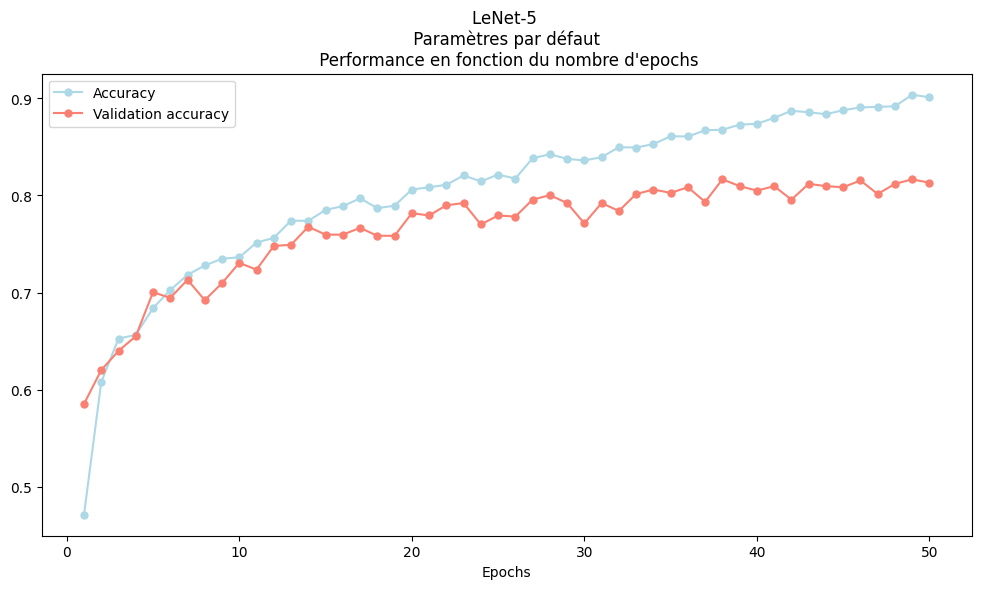
#> input picture streamlit_app/images/LeNet-5_benchmark_epochs.png, 981 x 589 px, found by its file name; its folder holds only this picture in this run
$ jupyter execute --allow-errors PJ_radio_Dataviz.ipynb   (shell and % lines are left out)
#> lines starting #> are read from the running program, lines starting #| are printed output that depends on the picture
[cell 1]
import pandas as pd
import numpy as np

import seaborn as sns
import matplotlib.pyplot as plt
import plotly.express as px
import plotly.subplots as sp

from urllib.parse import urlparse

import opendatasets as od
import os

import cv2
from skimage import exposure

[cell 2]
od.download("https://www.kaggle.com/datasets/tawsifurrahman/covid19-radiography-database")
#> (this line was passed over: opendatasets is not available in this run)

#> (a cell that did not finish here is left out)

#> (a cell that did not finish here is left out)

#> (a cell that did not finish here is left out)

#> (a cell that did not finish here is left out)

[cell 7]
#PJ - extraction du nom des sites internet d'où provienne les radio d'après les metadata

#fonction pour récupérer le nom de domaine // utilisation de la librairie urllib
def extract_domain(url):
    parsed_url = urlparse(url)
    return parsed_url.netloc

#application de la fonction au df des metadata
#> (the rest of this cell did not finish here and is left out)

#> (a cell that did not finish here is left out)

[cell 9]
#PJ - Chemin des dossiers contenant les images
dossiers = [r"/content/covid19-radiography-database/COVID-19_Radiography_Dataset/Normal/images",
            r"/content/covid19-radiography-database/COVID-19_Radiography_Dataset/Viral Pneumonia/images",
            r"/content/covid19-radiography-database/COVID-19_Radiography_Dataset/Lung_Opacity/images",
            r"/content/covid19-radiography-database/COVID-19_Radiography_Dataset/COVID/images"]


#Liste vide pour stocker les 4 dossiers
Liste_dossiers = []


# premiere boucle pour recréer le nom de chaque image par dossier / noms stockés dans 'images_dossier'
for dossier in dossiers:
    images_dossier = [f for f in os.listdir(dossier) if f.endswith('.png')]
    Liste_images = []

#deuxieme boucle pour recréer le chemin de chaque image, l'importer en 8bit, et la stocker
#dans liste_dossier -> list_image
    for image_file in images_dossier:
        image_path = os.path.join(dossier, image_file)
        image_gray = cv2.imread(image_path, cv2.IMREAD_GRAYSCALE).astype(np.uint8)
#> image_gray: shape (589, 981); min 0, max 255, mean 250.9
        Liste_images.append(image_gray)

    Liste_dossiers.append(Liste_images)

[cell 10]
print(len(Liste_dossiers)) # liste des 4 "dossiers" de départ
print(len(Liste_dossiers[0]))  # liste qui contient les array des images "normales"
print(len(Liste_dossiers[1]))  # liste qui contient les array des images "viral pneumonia"
print(len(Liste_dossiers[2]))  # liste qui contient les array des images "Lung opacity"
print(len(Liste_dossiers[3]))  # liste qui contient les array des images "COVID"

[cell 11]
#PJ - Normalisation de l'intensité des images, utilisation de la librairie skimage
normalized_images_groups = []
#> normalized_images_groups = []

for group in Liste_dossiers:
    normalized_group = [exposure.rescale_intensity(image_array, in_range=(np.min(image_array), np.max(image_array)), out_range=(0, 255)).astype(np.uint8) for image_array in group]
    normalized_images_groups.append(normalized_group)

[cell 12]
#PJ - Calcul de l'image moyenne normalisée pour chaque groupe
mean_images_normalized = [np.mean(normalized_group, axis=0) for normalized_group in normalized_images_groups]

[cell 13]
#PJ -  Calcul de l'ecart type pour chaque groupe
std_images_normalized = [np.std(normalized_group, axis=0) for normalized_group in normalized_images_groups]

[cell 14]
#PJ - Affichage de l'image "moyenne" par condition

labels = ["Normal", "Viral Pneumonia", "Lung Opacity", "COVID"]


plt.figure(figsize=(15, 5))

# Afficher les images moyennes
for i, mean_image in enumerate(mean_images_normalized):
    plt.subplot(2, 4, i+1)
    plt.imshow(mean_image, cmap='gray')
    plt.title(labels[i])
    plt.axis('off')

    # Afficher l'histogramme de l'intensité des pixels
    plt.subplot(2, 4, i+5)
    sns.histplot(mean_image.flatten(), bins=256, kde=True, color='blue', stat='density', common_norm=False)
    plt.title(f'Histogramme {labels[i]}')
    plt.xlabel('Intensité des pixels')
    plt.ylabel('Fréquence')

plt.tight_layout()
plt.show()
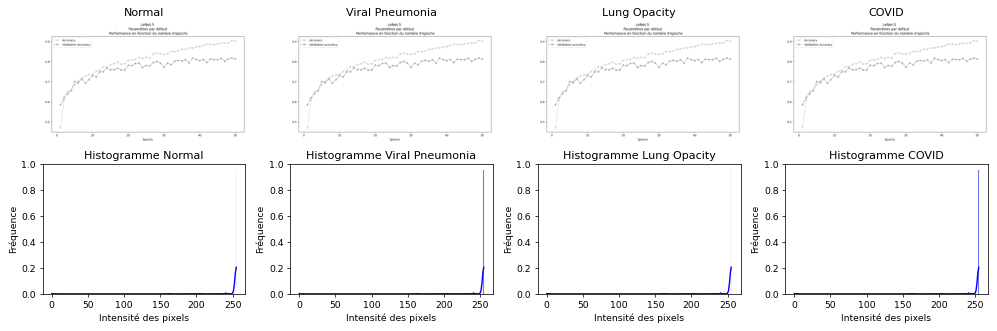
#> figure drawn by matplotlib, 8 panels; panel 2: tallest bar 0.956 high, from x = 254 to 255; panel 2: curve peaks at x = 255, y = 0.205; panel 4: tallest bar 0.956 high, from x = 254 to 255; panel 4: curve peaks at x = 255, y = 0.205

[cell 15]
#PJ - Affichage superposé des KDE des image moyennes

plt.figure(figsize=(10, 6))

for i, mean_image in enumerate(mean_images_normalized):
    sns.kdeplot(mean_image.flatten(), label=f'{labels[i]}')

plt.title('KDE des Images Moyennes')
plt.xlabel('Intensité des pixels')
plt.ylabel('Densité de probabilité')
plt.legend()
plt.show()
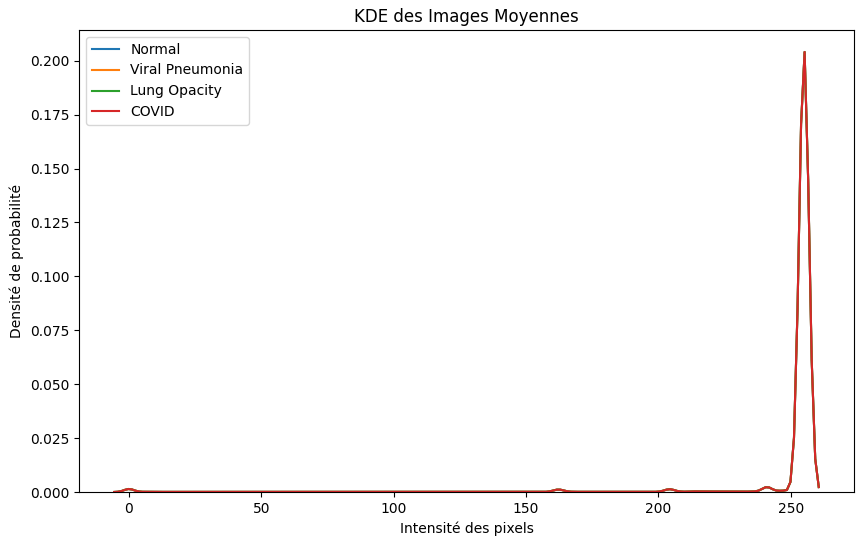
#> figure drawn by matplotlib, 1 panel; curve peaks at x = 255.2, y = 0.204; curve peaks at x = 255.2, y = 0.204; curve peaks at x = 255.2, y = 0.204

[cell 16]
#PJ - Affichage de l'écart type par condition


plt.figure(figsize=(15, 5))

# Afficher les images ecart type
for i, std_image in enumerate(std_images_normalized):
    plt.subplot(2, 4, i+1)
    plt.imshow(std_image, cmap='gray')
    plt.title(labels[i])
    plt.axis('off')

    # Afficher l'histogramme de l'intensité des pixels
    plt.subplot(2, 4, i+5)
    sns.histplot(std_image.flatten(), bins=256, kde=True, color='blue', stat='density', common_norm=False)
    plt.title(f'Histogramme {labels[i]}')
    plt.xlabel('ecart type')
    plt.ylabel('Fréquence')

plt.tight_layout()
plt.show()
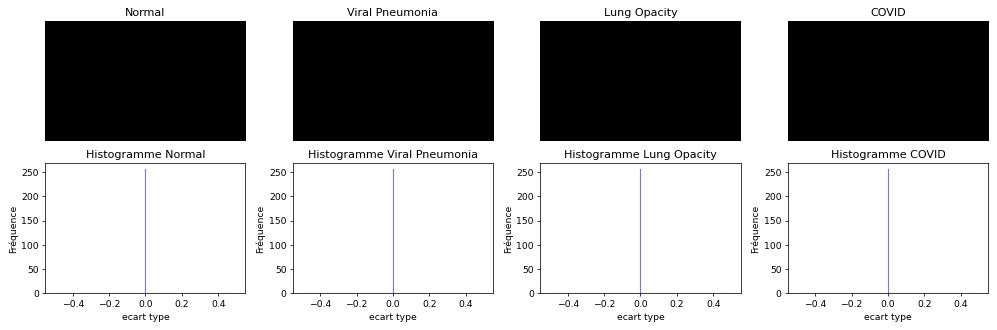
#> figure drawn by matplotlib, 8 panels; panel 2: tallest bar 256 high, from x = 0 to 0.00391; panel 4: tallest bar 256 high, from x = 0 to 0.00391; panel 6: tallest bar 256 high, from x = 0 to 0.00391; panel 8: tallest bar 256 high, from x = 0 to 0.00391

[cell 17]
#PJ - Affichage superposé des KDE des écart types

plt.figure(figsize=(10, 6))

for i, std_image in enumerate(std_images_normalized):
    sns.kdeplot(std_image.flatten(), label=f'{labels[i]}')

plt.title('KDE des ecart types')
plt.xlabel('écart type')
plt.ylabel('Densité de probabilité')
plt.legend()
plt.show()
